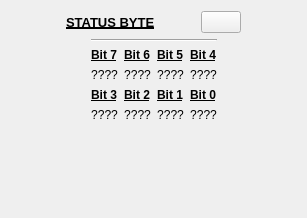
<?xml version="1.0" encoding="UTF-8"?>
<ui version="4.0">
 <class>Form</class>
 <widget class="QWidget" name="Form">
  <property name="geometry">
   <rect>
    <x>0</x>
    <y>0</y>
    <width>307</width>
    <height>218</height>
   </rect>
  </property>
  <property name="windowTitle">
   <string>Form</string>
  </property>
  <layout class="QVBoxLayout" name="verticalLayout_2">
   <item>
    <layout class="QHBoxLayout" name="horizontalLayout">
     <item>
      <spacer name="horizontalSpacer">
       <property name="orientation">
        <enum>Qt::Horizontal</enum>
       </property>
       <property name="sizeHint" stdset="0">
        <size>
         <width>40</width>
         <height>20</height>
        </size>
       </property>
      </spacer>
     </item>
     <item>
      <widget class="QLabel" name="byte_label">
       <property name="font">
        <font>
         <pointsize>10</pointsize>
         <weight>75</weight>
         <bold>true</bold>
         <underline>true</underline>
        </font>
       </property>
       <property name="text">
        <string>STATUS BYTE</string>
       </property>
      </widget>
     </item>
     <item>
      <spacer name="horizontalSpacer_3">
       <property name="orientation">
        <enum>Qt::Horizontal</enum>
       </property>
       <property name="sizeType">
        <enum>QSizePolicy::Fixed</enum>
       </property>
       <property name="sizeHint" stdset="0">
        <size>
         <width>40</width>
         <height>20</height>
        </size>
       </property>
      </spacer>
     </item>
     <item>
      <widget class="QPushButton" name="clear_button">
       <property name="toolTip">
        <string>Clear</string>
       </property>
       <property name="text">
        <string/>
       </property>
       <property name="icon">
        <iconset resource="../../Anaconda2/envs/labscript/Lib/site-packages/qtutils/icons/icons.qrc">
         <normaloff>:/qtutils/fugue/arrow-circle.png</normaloff>:/qtutils/fugue/arrow-circle.png</iconset>
       </property>
       <property name="checkable">
        <bool>false</bool>
       </property>
      </widget>
     </item>
     <item>
      <spacer name="horizontalSpacer_2">
       <property name="orientation">
        <enum>Qt::Horizontal</enum>
       </property>
       <property name="sizeHint" stdset="0">
        <size>
         <width>40</width>
         <height>20</height>
        </size>
       </property>
      </spacer>
     </item>
    </layout>
   </item>
   <item>
    <layout class="QHBoxLayout" name="horizontalLayout_2">
     <item>
      <spacer name="horizontalSpacer_4">
       <property name="orientation">
        <enum>Qt::Horizontal</enum>
       </property>
       <property name="sizeHint" stdset="0">
        <size>
         <width>40</width>
         <height>20</height>
        </size>
       </property>
      </spacer>
     </item>
     <item>
      <layout class="QVBoxLayout" name="verticalLayout">
       <item>
        <widget class="Line" name="line">
         <property name="orientation">
          <enum>Qt::Horizontal</enum>
         </property>
        </widget>
       </item>
       <item>
        <layout class="QGridLayout" name="gridLayout">
         <item row="0" column="0" alignment="Qt::AlignHCenter">
          <widget class="QLabel" name="status_label_7">
           <property name="font">
            <font>
             <weight>75</weight>
             <bold>true</bold>
             <underline>true</underline>
            </font>
           </property>
           <property name="mouseTracking">
            <bool>false</bool>
           </property>
           <property name="text">
            <string>Bit 7</string>
           </property>
           <property name="alignment">
            <set>Qt::AlignCenter</set>
           </property>
          </widget>
         </item>
         <item row="0" column="1" alignment="Qt::AlignHCenter">
          <widget class="QLabel" name="status_label_6">
           <property name="font">
            <font>
             <weight>75</weight>
             <bold>true</bold>
             <underline>true</underline>
            </font>
           </property>
           <property name="mouseTracking">
            <bool>false</bool>
           </property>
           <property name="text">
            <string>Bit 6</string>
           </property>
           <property name="alignment">
            <set>Qt::AlignCenter</set>
           </property>
          </widget>
         </item>
         <item row="0" column="2" alignment="Qt::AlignHCenter">
          <widget class="QLabel" name="status_label_5">
           <property name="font">
            <font>
             <weight>75</weight>
             <bold>true</bold>
             <underline>true</underline>
            </font>
           </property>
           <property name="mouseTracking">
            <bool>false</bool>
           </property>
           <property name="text">
            <string>Bit 5</string>
           </property>
           <property name="alignment">
            <set>Qt::AlignCenter</set>
           </property>
          </widget>
         </item>
         <item row="0" column="3" alignment="Qt::AlignHCenter">
          <widget class="QLabel" name="status_label_4">
           <property name="font">
            <font>
             <weight>75</weight>
             <bold>true</bold>
             <underline>true</underline>
            </font>
           </property>
           <property name="mouseTracking">
            <bool>false</bool>
           </property>
           <property name="text">
            <string>Bit 4</string>
           </property>
           <property name="alignment">
            <set>Qt::AlignCenter</set>
           </property>
          </widget>
         </item>
         <item row="1" column="0" alignment="Qt::AlignHCenter">
          <widget class="QLabel" name="status_7">
           <property name="mouseTracking">
            <bool>false</bool>
           </property>
           <property name="text">
            <string>????</string>
           </property>
           <property name="alignment">
            <set>Qt::AlignCenter</set>
           </property>
          </widget>
         </item>
         <item row="1" column="1" alignment="Qt::AlignHCenter">
          <widget class="QLabel" name="status_6">
           <property name="mouseTracking">
            <bool>false</bool>
           </property>
           <property name="text">
            <string>????</string>
           </property>
           <property name="alignment">
            <set>Qt::AlignCenter</set>
           </property>
          </widget>
         </item>
         <item row="1" column="2" alignment="Qt::AlignHCenter">
          <widget class="QLabel" name="status_5">
           <property name="mouseTracking">
            <bool>false</bool>
           </property>
           <property name="text">
            <string>????</string>
           </property>
           <property name="alignment">
            <set>Qt::AlignCenter</set>
           </property>
          </widget>
         </item>
         <item row="1" column="3" alignment="Qt::AlignHCenter">
          <widget class="QLabel" name="status_4">
           <property name="mouseTracking">
            <bool>false</bool>
           </property>
           <property name="text">
            <string>????</string>
           </property>
           <property name="alignment">
            <set>Qt::AlignCenter</set>
           </property>
          </widget>
         </item>
         <item row="2" column="0" alignment="Qt::AlignHCenter">
          <widget class="QLabel" name="status_label_3">
           <property name="font">
            <font>
             <weight>75</weight>
             <bold>true</bold>
             <underline>true</underline>
            </font>
           </property>
           <property name="mouseTracking">
            <bool>false</bool>
           </property>
           <property name="text">
            <string>Bit 3</string>
           </property>
           <property name="alignment">
            <set>Qt::AlignCenter</set>
           </property>
          </widget>
         </item>
         <item row="2" column="1" alignment="Qt::AlignHCenter">
          <widget class="QLabel" name="status_label_2">
           <property name="font">
            <font>
             <weight>75</weight>
             <bold>true</bold>
             <underline>true</underline>
            </font>
           </property>
           <property name="mouseTracking">
            <bool>false</bool>
           </property>
           <property name="text">
            <string>Bit 2</string>
           </property>
           <property name="alignment">
            <set>Qt::AlignCenter</set>
           </property>
          </widget>
         </item>
         <item row="2" column="2" alignment="Qt::AlignHCenter">
          <widget class="QLabel" name="status_label_1">
           <property name="font">
            <font>
             <weight>75</weight>
             <bold>true</bold>
             <underline>true</underline>
            </font>
           </property>
           <property name="mouseTracking">
            <bool>false</bool>
           </property>
           <property name="text">
            <string>Bit 1</string>
           </property>
           <property name="alignment">
            <set>Qt::AlignCenter</set>
           </property>
          </widget>
         </item>
         <item row="2" column="3" alignment="Qt::AlignHCenter">
          <widget class="QLabel" name="status_label_0">
           <property name="font">
            <font>
             <weight>75</weight>
             <bold>true</bold>
             <underline>true</underline>
            </font>
           </property>
           <property name="mouseTracking">
            <bool>false</bool>
           </property>
           <property name="text">
            <string>Bit 0</string>
           </property>
           <property name="alignment">
            <set>Qt::AlignCenter</set>
           </property>
          </widget>
         </item>
         <item row="3" column="0" alignment="Qt::AlignHCenter">
          <widget class="QLabel" name="status_3">
           <property name="mouseTracking">
            <bool>false</bool>
           </property>
           <property name="text">
            <string>????</string>
           </property>
           <property name="alignment">
            <set>Qt::AlignCenter</set>
           </property>
          </widget>
         </item>
         <item row="3" column="1" alignment="Qt::AlignHCenter">
          <widget class="QLabel" name="status_2">
           <property name="mouseTracking">
            <bool>false</bool>
           </property>
           <property name="text">
            <string>????</string>
           </property>
           <property name="alignment">
            <set>Qt::AlignCenter</set>
           </property>
          </widget>
         </item>
         <item row="3" column="2" alignment="Qt::AlignHCenter">
          <widget class="QLabel" name="status_1">
           <property name="mouseTracking">
            <bool>false</bool>
           </property>
           <property name="text">
            <string>????</string>
           </property>
           <property name="alignment">
            <set>Qt::AlignCenter</set>
           </property>
          </widget>
         </item>
         <item row="3" column="3" alignment="Qt::AlignHCenter">
          <widget class="QLabel" name="status_0">
           <property name="mouseTracking">
            <bool>false</bool>
           </property>
           <property name="text">
            <string>????</string>
           </property>
           <property name="alignment">
            <set>Qt::AlignCenter</set>
           </property>
          </widget>
         </item>
        </layout>
       </item>
      </layout>
     </item>
     <item>
      <spacer name="horizontalSpacer_5">
       <property name="orientation">
        <enum>Qt::Horizontal</enum>
       </property>
       <property name="sizeHint" stdset="0">
        <size>
         <width>40</width>
         <height>20</height>
        </size>
       </property>
      </spacer>
     </item>
    </layout>
   </item>
   <item>
    <spacer name="verticalSpacer">
     <property name="orientation">
      <enum>Qt::Vertical</enum>
     </property>
     <property name="sizeHint" stdset="0">
      <size>
       <width>268</width>
       <height>75</height>
      </size>
     </property>
    </spacer>
   </item>
  </layout>
 </widget>
 <resources>
  <include location="../../Anaconda2/envs/labscript/Lib/site-packages/qtutils/icons/icons.qrc"/>
 </resources>
 <connections/>
</ui>
